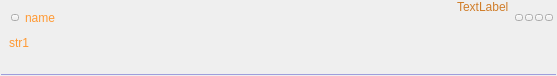
<?xml version="1.0" encoding="UTF-8"?>
<ui version="4.0">
 <class>TreeElement_Epg_No</class>
 <widget class="QWidget" name="TreeElement_Epg_No">
  <property name="geometry">
   <rect>
    <x>0</x>
    <y>0</y>
    <width>557</width>
    <height>76</height>
   </rect>
  </property>
  <property name="sizePolicy">
   <sizepolicy hsizetype="Expanding" vsizetype="Minimum">
    <horstretch>0</horstretch>
    <verstretch>0</verstretch>
   </sizepolicy>
  </property>
  <property name="palette">
   <palette>
    <active>
     <colorrole role="WindowText">
      <brush brushstyle="SolidPattern">
       <color alpha="255">
        <red>255</red>
        <green>153</green>
        <blue>51</blue>
       </color>
      </brush>
     </colorrole>
    </active>
    <inactive>
     <colorrole role="WindowText">
      <brush brushstyle="SolidPattern">
       <color alpha="255">
        <red>255</red>
        <green>153</green>
        <blue>51</blue>
       </color>
      </brush>
     </colorrole>
    </inactive>
    <disabled>
     <colorrole role="WindowText">
      <brush brushstyle="SolidPattern">
       <color alpha="255">
        <red>120</red>
        <green>120</green>
        <blue>120</blue>
       </color>
      </brush>
     </colorrole>
    </disabled>
   </palette>
  </property>
  <property name="contextMenuPolicy">
   <enum>Qt::NoContextMenu</enum>
  </property>
  <property name="windowTitle">
   <string notr="true"/>
  </property>
  <layout class="QGridLayout" name="gridLayout">
   <property name="leftMargin">
    <number>0</number>
   </property>
   <property name="topMargin">
    <number>0</number>
   </property>
   <property name="rightMargin">
    <number>0</number>
   </property>
   <property name="bottomMargin">
    <number>0</number>
   </property>
   <property name="spacing">
    <number>0</number>
   </property>
   <item row="0" column="0">
    <layout class="QHBoxLayout" name="horizontalLayout_4">
     <property name="spacing">
      <number>0</number>
     </property>
     <property name="topMargin">
      <number>2</number>
     </property>
     <property name="rightMargin">
      <number>4</number>
     </property>
     <property name="bottomMargin">
      <number>2</number>
     </property>
     <item>
      <spacer name="horizontalSpacer">
       <property name="orientation">
        <enum>Qt::Horizontal</enum>
       </property>
       <property name="sizeType">
        <enum>QSizePolicy::Fixed</enum>
       </property>
       <property name="sizeHint" stdset="0">
        <size>
         <width>3</width>
         <height>20</height>
        </size>
       </property>
      </spacer>
     </item>
     <item alignment="Qt::AlignVCenter">
      <widget class="CLogoView" name="m_Logo" native="true">
       <property name="sizePolicy">
        <sizepolicy hsizetype="Preferred" vsizetype="Expanding">
         <horstretch>0</horstretch>
         <verstretch>0</verstretch>
        </sizepolicy>
       </property>
       <property name="contextMenuPolicy">
        <enum>Qt::NoContextMenu</enum>
       </property>
      </widget>
     </item>
    </layout>
   </item>
   <item row="2" column="0" colspan="2">
    <widget class="Line" name="line">
     <property name="sizePolicy">
      <sizepolicy hsizetype="Expanding" vsizetype="Fixed">
       <horstretch>0</horstretch>
       <verstretch>0</verstretch>
      </sizepolicy>
     </property>
     <property name="minimumSize">
      <size>
       <width>0</width>
       <height>1</height>
      </size>
     </property>
     <property name="contextMenuPolicy">
      <enum>Qt::NoContextMenu</enum>
     </property>
     <property name="autoFillBackground">
      <bool>false</bool>
     </property>
     <property name="styleSheet">
      <string notr="true">QFrame {
    border:0px;
padding: 0px;
margin: 1px;
background-color:rgba(158, 158, 220,255);
}</string>
     </property>
     <property name="frameShadow">
      <enum>QFrame::Plain</enum>
     </property>
     <property name="lineWidth">
      <number>1</number>
     </property>
     <property name="midLineWidth">
      <number>0</number>
     </property>
     <property name="orientation">
      <enum>Qt::Horizontal</enum>
     </property>
    </widget>
   </item>
   <item row="0" column="1">
    <widget class="QWidget" name="m_Cursor" native="true">
     <property name="sizePolicy">
      <sizepolicy hsizetype="Expanding" vsizetype="Expanding">
       <horstretch>0</horstretch>
       <verstretch>0</verstretch>
      </sizepolicy>
     </property>
     <layout class="QVBoxLayout" name="verticalLayout">
      <property name="spacing">
       <number>0</number>
      </property>
      <property name="leftMargin">
       <number>2</number>
      </property>
      <property name="topMargin">
       <number>0</number>
      </property>
      <property name="rightMargin">
       <number>2</number>
      </property>
      <property name="bottomMargin">
       <number>1</number>
      </property>
      <item>
       <layout class="QHBoxLayout" name="horizontalLayout_Str1">
        <property name="spacing">
         <number>6</number>
        </property>
        <property name="sizeConstraint">
         <enum>QLayout::SetDefaultConstraint</enum>
        </property>
        <property name="leftMargin">
         <number>2</number>
        </property>
        <item>
         <widget class="CSkinButton" name="m_FavButton">
          <property name="sizePolicy">
           <sizepolicy hsizetype="Fixed" vsizetype="Fixed">
            <horstretch>0</horstretch>
            <verstretch>0</verstretch>
           </sizepolicy>
          </property>
          <property name="focusPolicy">
           <enum>Qt::NoFocus</enum>
          </property>
          <property name="text">
           <string notr="true"/>
          </property>
          <property name="iconSize">
           <size>
            <width>0</width>
            <height>0</height>
           </size>
          </property>
          <property name="checkable">
           <bool>true</bool>
          </property>
          <property name="checked">
           <bool>false</bool>
          </property>
          <property name="skinImage" stdset="0">
           <stringlist notr="true">
            <string>src=&quot;img\tree\star-off.png&quot; statecount=&quot;1&quot; duration=&quot;0&quot; autoScale=&quot;0&quot;</string>
            <string>checked=&quot;1&quot; src=&quot;img\tree\star-on.png&quot; statecount=&quot;1&quot; duration=&quot;0&quot; autoScale=&quot;0&quot;</string>
           </stringlist>
          </property>
         </widget>
        </item>
        <item>
         <widget class="CSkinOneLineText" name="m_Name">
          <property name="sizePolicy">
           <sizepolicy hsizetype="Expanding" vsizetype="Expanding">
            <horstretch>0</horstretch>
            <verstretch>0</verstretch>
           </sizepolicy>
          </property>
          <property name="text">
           <string>name</string>
          </property>
          <property name="addheight" stdset="0">
           <number>2</number>
          </property>
         </widget>
        </item>
        <item>
         <widget class="CSkinOneLineText" name="m_ExtFilterName">
          <property name="sizePolicy">
           <sizepolicy hsizetype="Minimum" vsizetype="Preferred">
            <horstretch>0</horstretch>
            <verstretch>0</verstretch>
           </sizepolicy>
          </property>
          <property name="palette">
           <palette>
            <active>
             <colorrole role="WindowText">
              <brush brushstyle="SolidPattern">
               <color alpha="255">
                <red>208</red>
                <green>125</green>
                <blue>41</blue>
               </color>
              </brush>
             </colorrole>
            </active>
            <inactive>
             <colorrole role="WindowText">
              <brush brushstyle="SolidPattern">
               <color alpha="255">
                <red>208</red>
                <green>125</green>
                <blue>41</blue>
               </color>
              </brush>
             </colorrole>
            </inactive>
            <disabled>
             <colorrole role="WindowText">
              <brush brushstyle="SolidPattern">
               <color alpha="255">
                <red>120</red>
                <green>120</green>
                <blue>120</blue>
               </color>
              </brush>
             </colorrole>
            </disabled>
           </palette>
          </property>
          <property name="text">
           <string>TextLabel</string>
          </property>
          <property name="alignment">
           <set>Qt::AlignLeading|Qt::AlignLeft|Qt::AlignTop</set>
          </property>
          <property name="addheight" stdset="0">
           <number>-8</number>
          </property>
          <property name="brightness" stdset="0">
           <number>0</number>
          </property>
          <property name="marginTop" stdset="0">
           <number>1</number>
          </property>
          <property name="marginRight" stdset="0">
           <number>2</number>
          </property>
         </widget>
        </item>
        <item>
         <widget class="QWidget" name="m_ExtButtonContainer" native="true">
          <property name="sizePolicy">
           <sizepolicy hsizetype="Minimum" vsizetype="Expanding">
            <horstretch>0</horstretch>
            <verstretch>0</verstretch>
           </sizepolicy>
          </property>
          <layout class="QHBoxLayout" name="horizontalLayout_5">
           <property name="spacing">
            <number>2</number>
           </property>
           <property name="leftMargin">
            <number>0</number>
           </property>
           <property name="topMargin">
            <number>0</number>
           </property>
           <property name="rightMargin">
            <number>2</number>
           </property>
           <property name="bottomMargin">
            <number>0</number>
           </property>
           <item>
            <widget class="CSkinButton" name="m_ExtButton1">
             <property name="focusPolicy">
              <enum>Qt::NoFocus</enum>
             </property>
             <property name="text">
              <string notr="true"/>
             </property>
             <property name="iconSize">
              <size>
               <width>0</width>
               <height>0</height>
              </size>
             </property>
             <property name="checkable">
              <bool>false</bool>
             </property>
            </widget>
           </item>
           <item>
            <widget class="CSkinButton" name="m_ExtButton2">
             <property name="focusPolicy">
              <enum>Qt::NoFocus</enum>
             </property>
             <property name="text">
              <string notr="true"/>
             </property>
             <property name="iconSize">
              <size>
               <width>0</width>
               <height>0</height>
              </size>
             </property>
             <property name="checkable">
              <bool>false</bool>
             </property>
            </widget>
           </item>
           <item>
            <widget class="CSkinButton" name="m_ExtButton3">
             <property name="focusPolicy">
              <enum>Qt::NoFocus</enum>
             </property>
             <property name="text">
              <string notr="true"/>
             </property>
             <property name="iconSize">
              <size>
               <width>0</width>
               <height>0</height>
              </size>
             </property>
             <property name="checkable">
              <bool>false</bool>
             </property>
            </widget>
           </item>
           <item>
            <widget class="CSkinButton" name="m_ExtButton4">
             <property name="focusPolicy">
              <enum>Qt::NoFocus</enum>
             </property>
             <property name="text">
              <string notr="true"/>
             </property>
             <property name="iconSize">
              <size>
               <width>0</width>
               <height>0</height>
              </size>
             </property>
             <property name="checkable">
              <bool>false</bool>
             </property>
            </widget>
           </item>
          </layout>
         </widget>
        </item>
       </layout>
      </item>
      <item>
       <widget class="CSkinOneLineText" name="m_Address">
        <property name="sizePolicy">
         <sizepolicy hsizetype="Expanding" vsizetype="Expanding">
          <horstretch>0</horstretch>
          <verstretch>0</verstretch>
         </sizepolicy>
        </property>
        <property name="text">
         <string>str1</string>
        </property>
        <property name="alignment">
         <set>Qt::AlignLeading|Qt::AlignLeft|Qt::AlignTop</set>
        </property>
        <property name="brightness" stdset="0">
         <number>-25</number>
        </property>
       </widget>
      </item>
     </layout>
    </widget>
   </item>
  </layout>
 </widget>
 <customwidgets>
  <customwidget>
   <class>CSkinOneLineText</class>
   <extends>QLabel</extends>
   <header>skinonelinetext.h</header>
  </customwidget>
  <customwidget>
   <class>CSkinButton</class>
   <extends>QToolButton</extends>
   <header>skinbutton.h</header>
  </customwidget>
  <customwidget>
   <class>CLogoView</class>
   <extends>QWidget</extends>
   <header>logoview.h</header>
  </customwidget>
 </customwidgets>
 <resources/>
 <connections/>
</ui>
